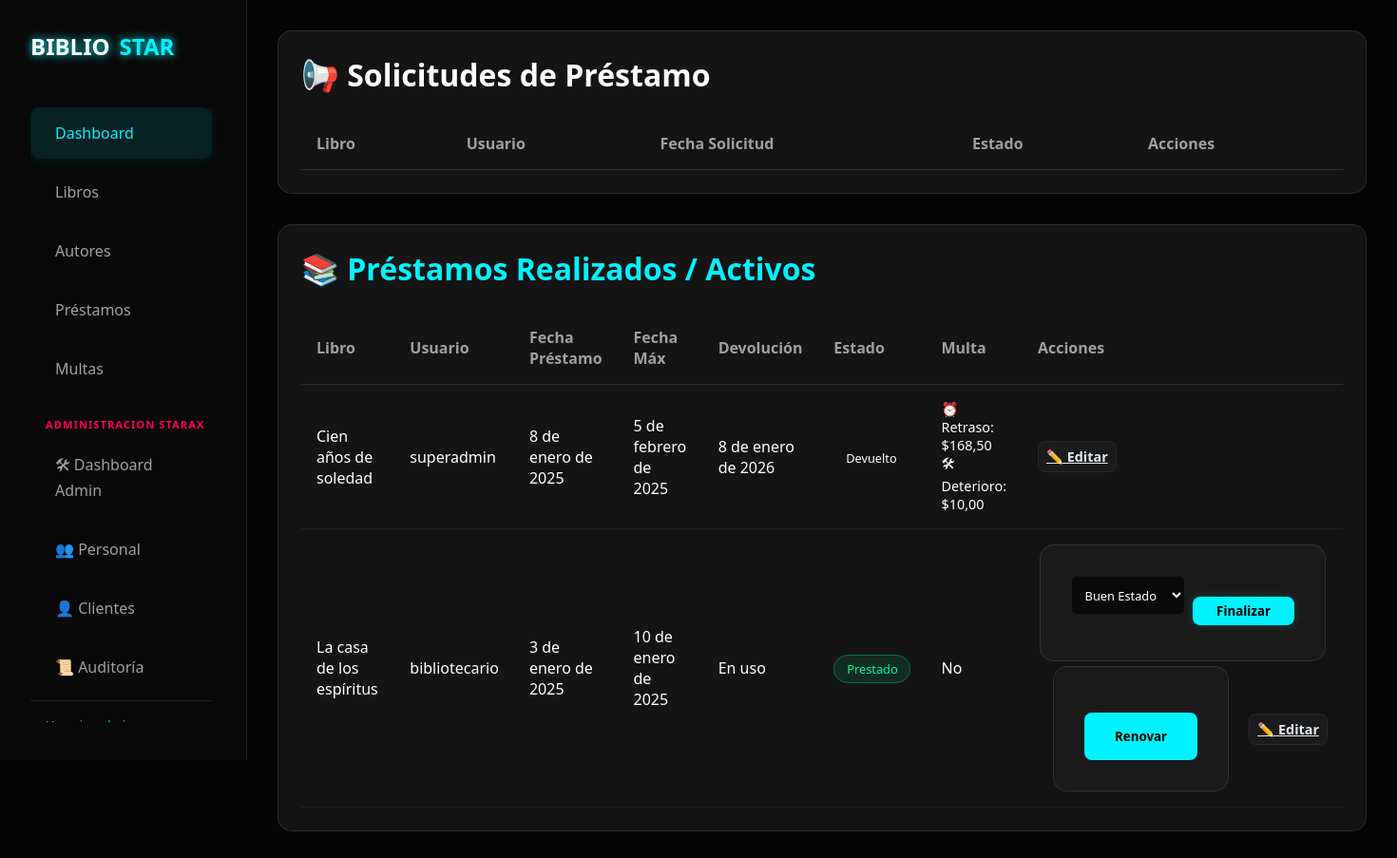
Page /prestamos/ (signed in) on the committed database.
### gestion/models.py (models this page shows, shortened)
class Prestamos(models.Model):
    codigo = models.CharField(max_length=20, unique=True, editable=False, null=True) # null=True temporalmente para evitar error en migracion directa
    libro = models.ForeignKey(Libro, related_name="Prestamos", on_delete= models.PROTECT)
    usuario = models.ForeignKey(settings.AUTH_USER_MODEL, related_name="Prestamos" , on_delete= models.PROTECT)
    fecha = models.DateField(default=timezone.now)
    fecha_max = models.DateField()
    fecha_devolucion = models.DateField(blank=True, null=True) #Permite a django grabar en blanco y en nulo
    ESTADOS = (
        ('solicitado', 'Solicitado'),
        ('prestado', 'Prestado'),
        ('devuelto', 'Devuelto'),
        ('multado', 'Multado'),
        ('rechazado', 'Rechazado'),
    )
    estado = models.CharField(max_length=20, choices=ESTADOS, default='solicitado')
    renovaciones = models.PositiveIntegerField(default=0)
    class Meta:
        permissions = (
            ("ver_prestamos", "Puede Ver Prestamos"),
            ("gestionar_prestamos", "Puede Gestionar Prestamos"),
        )

class Libro(models.Model):
    titulo=models.CharField(max_length=50)
    autor=models.ForeignKey(Autor,related_name="Libro", on_delete= models.PROTECT)
    categorias = models.ManyToManyField(Categoria, blank=True)
    stock = models.PositiveIntegerField(default=1)
    bibliografia  = models.CharField(max_length=200, blank= True, null= True)
    isbn = models.CharField(max_length=13, blank=True, null=True, unique=True)
    imagen = models.ImageField(upload_to='libros/', blank=True, null=True)

class Multa(models.Model):
    codigo = models.CharField(max_length=20, unique=True, editable=False, null=True)
    prestamo =  models.ForeignKey(Prestamos, related_name="Multa", on_delete= models.PROTECT)
    tipo = models.CharField(max_length=10, choices=(('r','retraso'), ('p','perdida'), ('d', 'deterioro')))
    monto = models.DecimalField(max_digits=5, decimal_places=2, default=0)
    pagada  = models.BooleanField(default=False)
    fecha  =  models.DateField(default=timezone.now)
    fecha_pago = models.DateTimeField(blank=True, null=True)
    pagada_por = models.ForeignKey(settings.AUTH_USER_MODEL, on_delete=models.SET_NULL, null=True, blank=True, related_name='multas_procesadas')

### gestion/views.py (the view)
# urls.py: path('prestamos/', lista_prestamos, name="lista_prestamos"),
@login_required
def lista_prestamos(request):
    if es_personal_biblioteca(request.user):
        prestamos = Prestamos.objects.all().order_by('-fecha')
    else:
        prestamos = Prestamos.objects.filter(usuario=request.user).order_by('-fecha')
    return render(request, 'prestamos.html', {
        'prestamos': prestamos,
        'can_manage': es_personal_biblioteca(request.user),
        'multa_deterioro_default': getattr(settings, 'MULTA_DETERIORO', 10),
        'multa_perdida_default': getattr(settings, 'MULTA_PERDIDA', 50),
    })

### gestion/views.py (called while the page is built)
def es_personal_biblioteca(user):
    return user.is_superuser or user.groups.filter(name__in=['Bibliotecario', 'Administrador']).exists()

### gestion/templates/prestamos.html (shortened to what this page needs)
{% extends "index.html" %}
{% block contenido %}
<section class="recent-section" style="margin-bottom: 2rem;">
    <div class="section-header">
        <h2 style="color: var(--neon-purple);">📢 Solicitudes de Préstamo</h2>
    </div>
    <table>
        <thead>
            <tr>
                <th>Libro</th>
                <th>Usuario</th>
                <th>Fecha Solicitud</th>
                <th>Estado</th>
                <th>Acciones</th>
            </tr>
        </thead>
    </table>
</section>
<section class="recent-section">
    <div class="section-header">
        <h2 style="color: var(--neon-blue);">📚 Préstamos Realizados / Activos</h2>
    </div>
    <table>
        <thead>
            <tr>
                <th>Libro</th>
                <th>Usuario</th>
                <th>Fecha Préstamo</th>
                <th>Fecha Máx</th>
                <th>Devolución</th>
                <th>Estado</th>
                <th>Multa</th>
                <th>Acciones</th>
            </tr>
        </thead>
        <tbody>
            {% for prestamo in prestamos %}
            {% if prestamo.estado != 'solicitado' and prestamo.estado != 'rechazado' %}
            <tr>
                <td>{{ prestamo.libro.titulo }}</td>
                <td>{{ prestamo.usuario.username }}</td>
                <td>{{ prestamo.fecha }}</td>
                <td>{{ prestamo.fecha_max|default_if_none:"-" }}</td>
                <td>{{ prestamo.fecha_devolucion|default_if_none:"En uso" }}</td>
                <td>
                    <span class="status {% if prestamo.estado == 'prestado' %}available{% else %}returned{% endif %}">
                        {{ prestamo.get_estado_display }}
                    </span>
                </td>
                <td>
                    {% with multas=prestamo.Multa.all %}
                        {% if multas %}
                        <ul style="list-style:none; padding:0; margin:0; font-size:0.9em;">
                            {% for m in multas %}
                                {% if m.tipo == 'r' %}
                                    <li>⏰ Retraso: ${{ m.monto }}</li>
                                {% endif %}
                            {% endfor %}
                            {% for m in multas %}
                                {% if m.tipo == 'd' %}
                                    <li>🛠 Deterioro: ${{ m.monto }}</li>
                                {% endif %}
                            {% endfor %}
                        </ul>
                        {% else %}
                        No
                        {% endif %}
                    {% endwith %}
                </td>
                <td>
                    {% if can_manage %}
                    <div style="display: flex; gap: 5px; align-items: center; flex-wrap: wrap;">
                        {% if prestamo.estado == 'prestado' %}
                        <form action="{% url 'finalizar_prestamo' prestamo.id %}" method="post" style="display:flex; gap:8px; align-items:center;">
                            <select name="tipo_dano" class="select-dark" style="font-size: 0.8em; width:150px;" onchange="onTipoDanoChange(this, '{{ multa_deterioro_default }}', '{{ multa_perdida_default }}', '{{ prestamo.id }}')">
                                <option value="">Buen Estado</option>
                            </select>
                            <button type="submit" class="btn btn-primary" style="padding:6px 10px;">Finalizar</button>
                        </form>
                        {% if prestamo.renovaciones < 3 %}
                            <form action="{% url 'renovar_prestamo' prestamo.id %}" method="post" style="display:inline;">
                                <button type="submit" class="btn btn-secondary">Renovar</button>
                            </form>
                        {% endif %}
                        {% endif %}
                        <a href="{% url 'editar_prestamo' prestamo.id %}" class="btn btn-secondary" style="padding:6px 8px; font-size:0.9em;">✏️ Editar</a>
                    </div>
                    {% else %}
                    <span style="color: var(--neon-green);">{{ prestamo.get_estado_display }}</span>
                    {% endif %}
                </td>
            </tr>
            {% endif %}
            {% endfor %}
        </tbody>
    </table>
</section>
{% endblock %}

### gestion/templates/index.html (style rules this page uses)
:root { --bg-color: #050505; --card-bg: rgba(30, 30, 30, 0.6); --text-color: #ffffff; --text-muted: #a0a0a0; --neon-blue: #00f3ff; --neon-red: #ff0055; --neon-green: #00ff9d; --glass-border: 1px solid rgba(255, 255, 255, 0.1); }
* { margin: 0; padding: 0; box-sizing: border-box; font-family: 'Segoe UI', Tahoma, Geneva, Verdana, sans-serif; }
body { background-color: var(--bg-color); color: var(--text-color); min-height: 100vh; display: flex; }
h2 { font-size: 2rem; font-weight: 600; }
.recent-section { background: var(--card-bg); border-radius: 15px; border: var(--glass-border); padding: 1.5rem; }
.section-header { display: flex; justify-content: space-between; align-items: center; margin-bottom: 1.5rem; }
table { width: 100%; border-collapse: collapse; }
th { text-align: left; padding: 1rem; color: var(--text-muted); border-bottom: 1px solid rgba(255, 255, 255, 0.1); }
td { padding: 1rem; border-bottom: 1px solid rgba(255, 255, 255, 0.05); }
.status { padding: 0.3rem 0.8rem; border-radius: 20px; font-size: 0.8rem; font-weight: 500; }
.status.available { background: rgba(0, 255, 157, 0.1); color: var(--neon-green); border: 1px solid rgba(0, 255, 157, 0.3); }
form { max-width: 600px; margin: 0 auto; background: var(--card-bg); padding: 2rem; border-radius: 15px; border: var(--glass-border); }
input, select, textarea { width: 100%; padding: 0.8rem; margin-bottom: 1rem; background: rgba(255, 255, 255, 0.05); border: 1px solid rgba(255, 255, 255, 0.1); border-radius: 8px; color: var(--text-color); outline: none; transition: 0.3s; }
select, select.select-dark { background: rgba(0,0,0,0.6); color: #fff; border: 1px solid rgba(255,255,255,0.06); border-radius: 6px; padding: 0.6rem; }
select option { background: rgba(0,0,0,0.85); color: #fff; }
.btn { padding: 0.6rem 1rem; border-radius: 8px; border: none; cursor: pointer; font-weight: 600; transition: box-shadow .2s, transform .08s; }
.btn-primary { background: var(--neon-blue); color: #000; box-shadow: 0 0 10px rgba(0,243,255,0.2); }
.btn-secondary { background: rgba(255,255,255,0.03); color: #e2e8f0; border: 1px solid rgba(255,255,255,0.05); }
button[type="submit"] { background: var(--neon-blue); color: #000; padding: 1rem 2rem; border: none; border-radius: 8px; font-weight: bold; cursor: pointer; transition: 0.3s; width: 100%; margin-top: 1rem; }

### rows in the picture
Prestamos: libro.titulo "Cien años de soledad", usuario.username "superadmin", fecha "8 de enero de 2025", fecha_max "5 de febrero de 2025", fecha_devolucion "8 de enero de 2026", estado "Devuelto"
Multa: monto "168,50"
Multa: monto "10,00"
Prestamos: libro.titulo "La casa de los espíritus", usuario.username "bibliotecario", fecha "3 de enero de 2025", fecha_max "10 de enero de 2025", fecha_devolucion "En uso", estado "Prestado", shows "No", renovaciones "Renovar"
